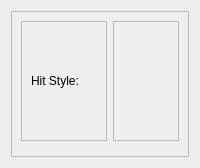
          <widget class="QWidget" name="triangle">
           <layout class="QGridLayout" name="gridLayout_6">
            <item row="0" column="0">
             <widget class="QFrame" name="triangle_instrument">
              <property name="styleSheet">
               <string notr="true"/>
              </property>
              <property name="frameShape">
               <enum>QFrame::StyledPanel</enum>
              </property>
              <property name="frameShadow">
               <enum>QFrame::Raised</enum>
              </property>
              <layout class="QGridLayout" name="gridLayout_7">
               <item row="0" column="1">
                <widget class="QFrame" name="frame_9">
                 <property name="frameShape">
                  <enum>QFrame::StyledPanel</enum>
                 </property>
                 <property name="frameShadow">
                  <enum>QFrame::Raised</enum>
                 </property>
                </widget>
               </item>
               <item row="2" column="0" colspan="2">
                <widget class="QFrame" name="triangle_trigger">
                 <property name="sizePolicy">
                  <sizepolicy hsizetype="Preferred" vsizetype="Minimum">
                   <horstretch>0</horstretch>
                   <verstretch>0</verstretch>
                  </sizepolicy>
                 </property>
                 <property name="styleSheet">
                  <string notr="true">#triangle_trigger{
	background-image:url(:/triangle/triangle.png);
	background-size:     cover;
    background-repeat:   no-repeat;
    background-position: center center;
}</string>
                 </property>
                 <property name="frameShape">
                  <enum>QFrame::StyledPanel</enum>
                 </property>
                 <property name="frameShadow">
                  <enum>QFrame::Raised</enum>
                 </property>
                </widget>
               </item>
               <item row="0" column="0">
                <widget class="QFrame" name="frame_7">
                 <property name="sizePolicy">
                  <sizepolicy hsizetype="Preferred" vsizetype="Maximum">
                   <horstretch>0</horstretch>
                   <verstretch>0</verstretch>
                  </sizepolicy>
                 </property>
                 <property name="minimumSize">
                  <size>
                   <width>0</width>
                   <height>120</height>
                  </size>
                 </property>
                 <property name="frameShape">
                  <enum>QFrame::StyledPanel</enum>
                 </property>
                 <property name="frameShadow">
                  <enum>QFrame::Raised</enum>
                 </property>
                 <layout class="QGridLayout" name="gridLayout_13">
                  <item row="0" column="0">
                   <widget class="QLabel" name="label_7">
                    <property name="sizePolicy">
                     <sizepolicy hsizetype="Maximum" vsizetype="Preferred">
                      <horstretch>0</horstretch>
                      <verstretch>0</verstretch>
                     </sizepolicy>
                    </property>
                    <property name="text">
                     <string>Hit Style:</string>
                    </property>
                   </widget>
                  </item>
                  <item row="0" column="2">
                   <widget class="QFrame" name="triangle_shaky">
                    <property name="maximumSize">
                     <size>
                      <width>80</width>
                      <height>16777215</height>
                     </size>
                    </property>
                    <property name="styleSheet">
                     <string notr="true">#triangle_shaky{
	border-image: url(:/icons/triangle_shaky.png) 0 0 0 0;
}</string>
                    </property>
                    <property name="frameShape">
                     <enum>QFrame::StyledPanel</enum>
                    </property>
                    <property name="frameShadow">
                     <enum>QFrame::Raised</enum>
                    </property>
                   </widget>
                  </item>
                  <item row="0" column="1">
                   <widget class="QFrame" name="triangle_thin">
                    <property name="maximumSize">
                     <size>
                      <width>80</width>
                      <height>16777215</height>
                     </size>
                    </property>
                    <property name="styleSheet">
                     <string notr="true">#triangle_thin{
	border-image:url(:/icons/triangle_thin.png) 0 0 0 0;
}</string>
                    </property>
                    <property name="frameShape">
                     <enum>QFrame::StyledPanel</enum>
                    </property>
                    <property name="frameShadow">
                     <enum>QFrame::Raised</enum>
                    </property>
                   </widget>
                  </item>
                  <item row="0" column="3">
                   <widget class="QFrame" name="triangle_loud">
                    <property name="minimumSize">
                     <size>
                      <width>0</width>
                      <height>0</height>
                     </size>
                    </property>
                    <property name="maximumSize">
                     <size>
                      <width>80</width>
                      <height>16777215</height>
                     </size>
                    </property>
                    <property name="styleSheet">
                     <string notr="true">#triangle_loud{
	border-image: url(:/icons/triangle_loud.png) 0 0 0 0;
}</string>
                    </property>
                    <property name="frameShape">
                     <enum>QFrame::StyledPanel</enum>
                    </property>
                    <property name="frameShadow">
                     <enum>QFrame::Raised</enum>
                    </property>
                   </widget>
                  </item>
                 </layout>
                </widget>
               </item>
              </layout>
             </widget>
            </item>
           </layout>
          </widget>
